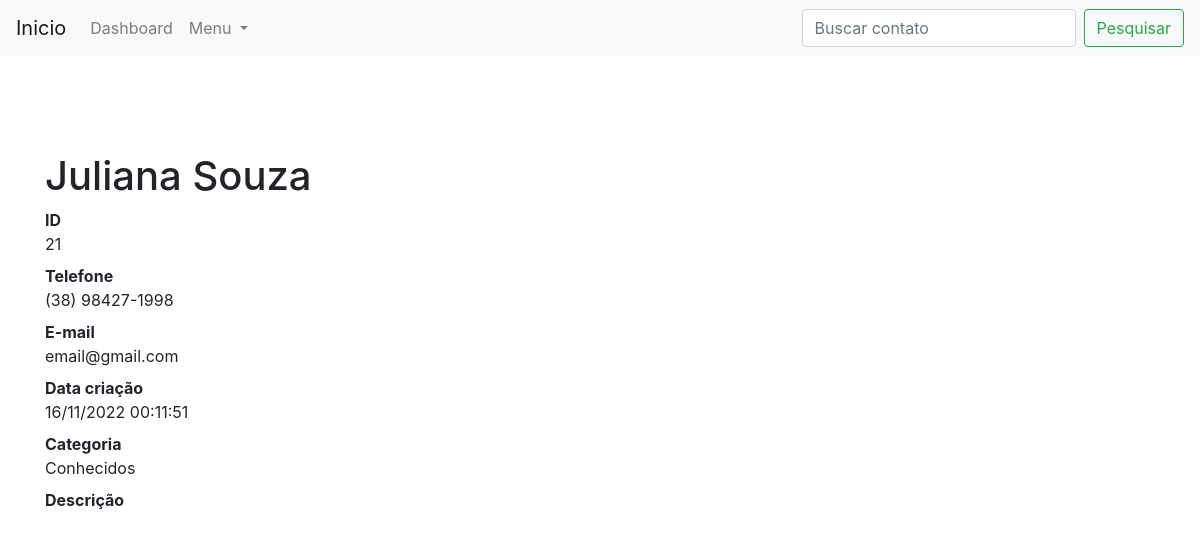
Screenshot of /21 with the database file from the repository.
### contatos/models.py (models this page shows, shortened)
class Contato(models.Model):
    nome = models.CharField(max_length=255)
    sobrenome = models.CharField(max_length=255, blank=True)
    telefone = models.CharField(max_length=255)
    email =  models.CharField(max_length=255, blank=True)
    data_criacao = models.DateTimeField(default=timezone.now)
    descricao = models.TextField(blank=True)
    categoria = models.ForeignKey(Categoria, on_delete=models.DO_NOTHING)
    mostrar = models.BooleanField(default=True)
    foto = models.ImageField(blank=True, upload_to='pictures/%Y/%m')

class Categoria(models.Model):
    nome = models.CharField(max_length=255)
    def __str__(self):
        return self.nome

### contatos/views.py (the view)
# urls.py: path('<int:contato_id>', views.mostrar_contato, name='mostrar_contato'),
def mostrar_contato(request, contato_id):
    contato = get_object_or_404(Contato, id=contato_id )
    if not contato.mostrar:
        raise Http404
    return render(request, 'contatos/mostrar_contato.html', {
        'contato': contato
    })

### templates/contatos/mostrar_contato.html (shortened to what this page needs)
{% extends 'base.html' %}
{% block 'content' %}
<h1 class="mt-5">{{contato.nome}} {{contato.sobrenome}}</h1>
        <dl>
          <dt>ID</dt>
          <dd>{{contato.id}}</dd>
          <dt>Telefone</dt>
          <dd>{{contato.telefone}}</dd>
          <dt>E-mail</dt>
          <dd>{{contato.email}}</dd>
          <dt>Data criação</dt>
          <dd>{{contato.data_criacao|date:'d/m/Y H:m:s'}}</dd>
          <dt>Categoria</dt>
          <dd>{{contato.categoria}}</dd>
          <dt>Descrição</dt>
        </dl>
{% endblock 'content' %}

### rows the page displays
Contato: nome "Juliana", sobrenome "Souza", id "21", telefone "(38) 98427-1998", email "email@gmail.com", data_criacao "16/11/2022 00:11:51", categoria "Conhecidos"
